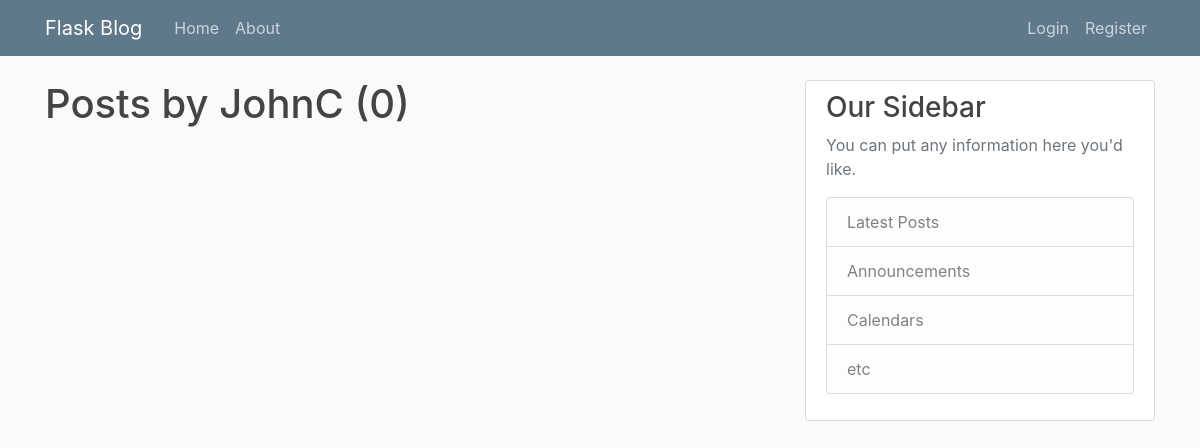
Page /user/JohnC on the earlier database version.
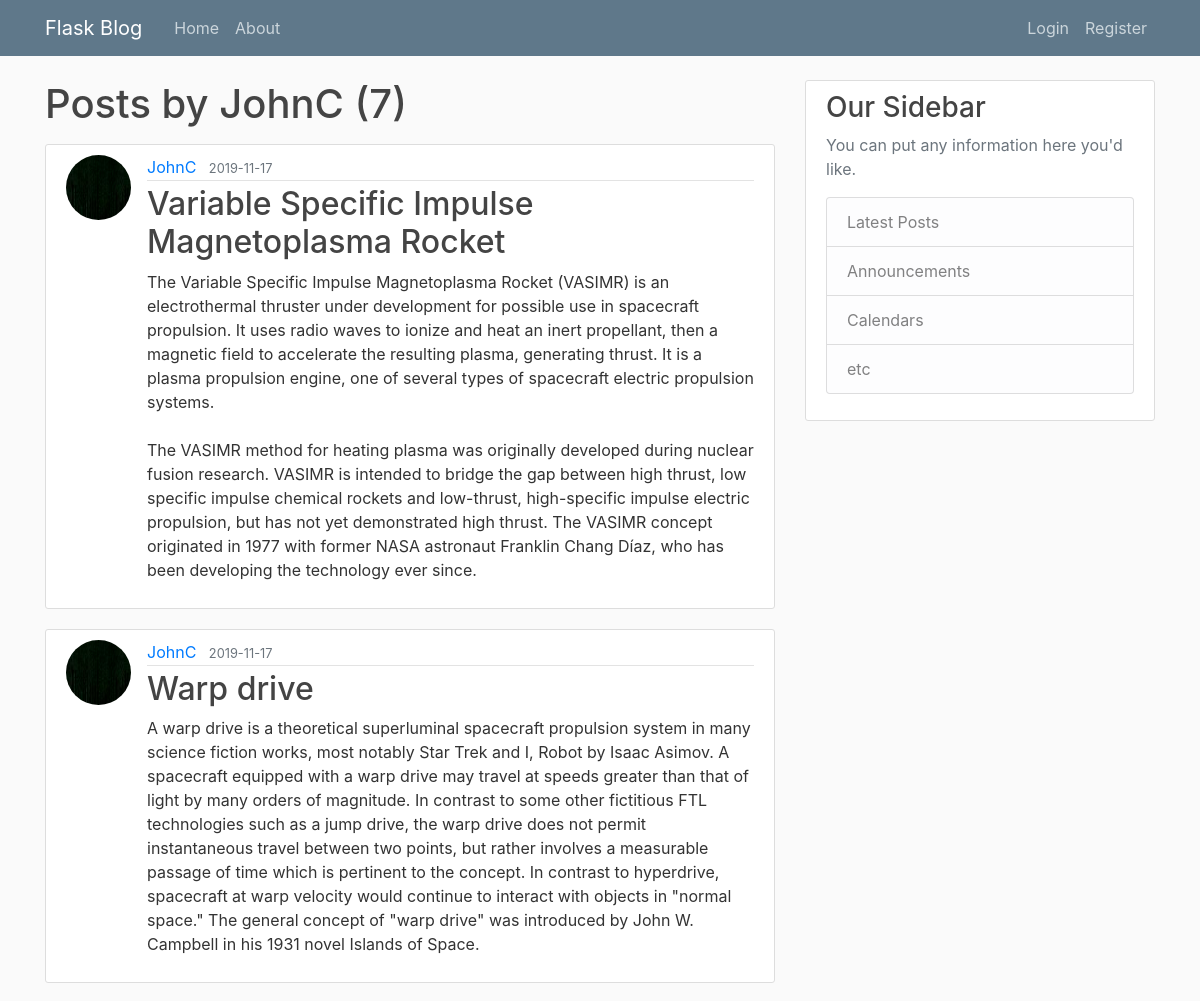
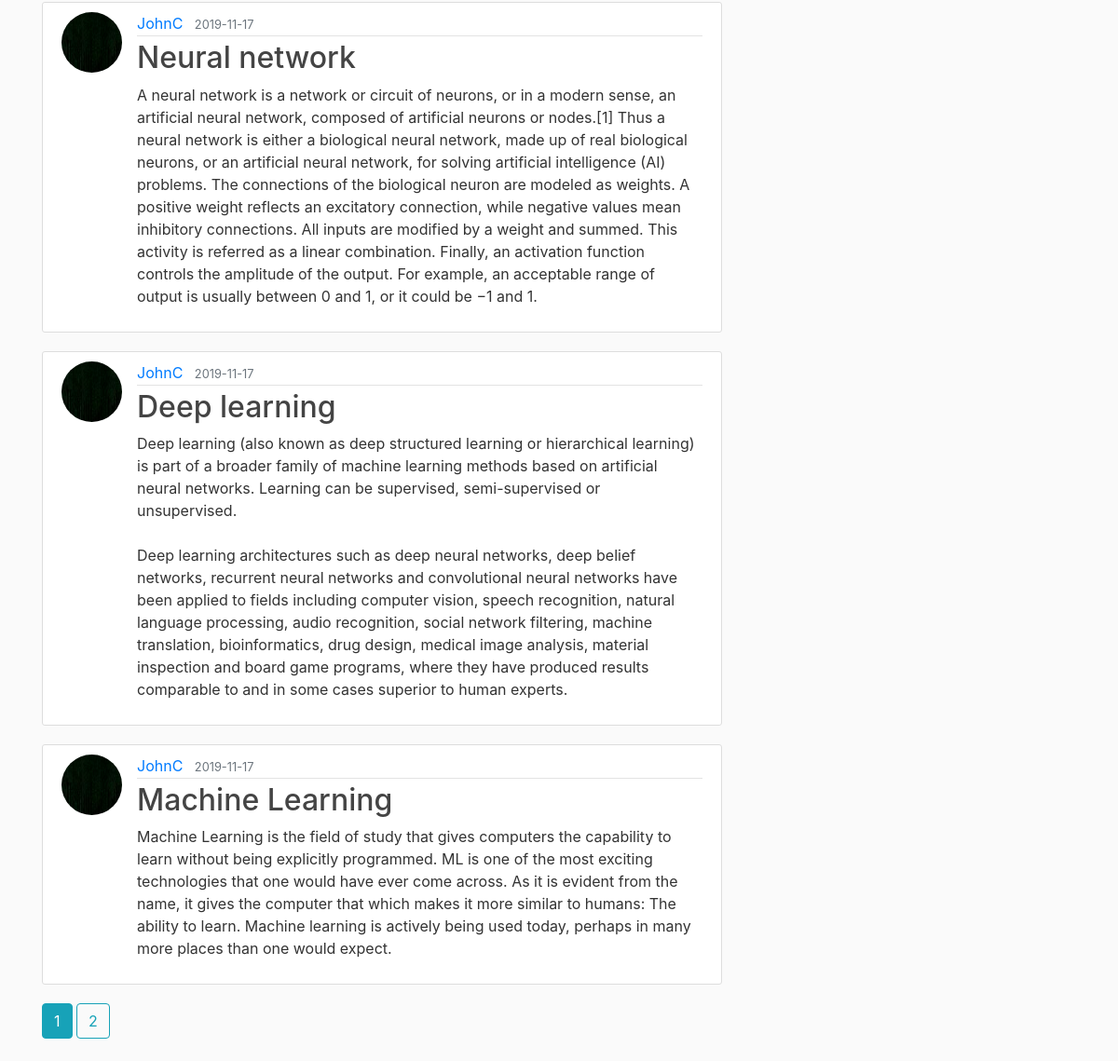
Same page on the later database version (2 pictures, top to bottom).
### flaskblog/models.py (models this page shows, shortened)
class Post(db.Model):
    id = db.Column(db.Integer, primary_key=True)
    title = db.Column(db.String(100), nullable=False)
    date_posted = db.Column(db.DateTime, nullable=False, default=datetime.utcnow)
    content = db.Column(db.Text, nullable=False)
    user_id= db.Column(db.Integer, db.ForeignKey('user.id'), nullable=False)

class User(db.Model, UserMixin):
    id = db.Column(db.Integer, primary_key=True)
    username = db.Column(db.String(20), unique=True, nullable=False)
    email = db.Column(db.String(120), unique=True, nullable=False)
    image_file = db.Column(db.String(20), nullable=False, default='default.jpg')
    password = db.Column(db.String(60), nullable=False)
    posts = db.relationship('Post', backref='author', lazy=True)

### flaskblog/routes.py (the view)
@app.route("/user/<string:username>")
def user_posts(username):
    page = request.args.get('page', 1, type=int)
    user = User.query.filter_by(username=username).first_or_404()
    posts = Post.query.filter_by(author=user)\
        .order_by(Post.date_posted.desc())\
        .paginate(page=page, per_page=5)
    return render_template("user_posts.html", posts=posts, user=user)

### flaskblog/templates/user_posts.html
{% extends "layout.html" %}
{% block content %}
<h1 class="mb-3">Posts by {{ user.username }} ({{ posts.total }}) </h1>
    {% for post in posts.items %}
        <article class="media content-section">
            <img class="rounded-circle article-img" src="{{ url_for('static', filename='profile_pics/' + post.author.image_file) }}">
            <div class="media-body">
                <div class="article-metadata">
                    <a class="mr-2" href="{{ url_for('user_posts', username=post.author.username) }}">{{ post.author.username }}</a>
                    <small class="text-muted">{{ post.date_posted.strftime('%Y-%m-%d') }}</small>
                </div>
                <h2><a class="article-title" href="{{ url_for('post', post_id=post.id) }}">{{ post.title }}</a></h2>
                <p class="article-content">{{ post.content }}</p>
            </div>
        </article>
    {% endfor %}
    {% for page_num in posts.iter_pages(left_edge=1, right_edge=1, left_current=1, right_current=2) %}
        {% if page_num %}
            {% if posts.page == page_num %}
                <a class="btn btn-info mb-4" href="{{ url_for('user_posts', username=user.username, page=page_num) }}"> {{ page_num }} </a>
            {% else %}
            <a class="btn btn-outline-info mb-4" href="{{ url_for('user_posts', username=user.username, page=page_num) }}"> {{ page_num }} </a>
            {% endif %}
        {% else %}
            ...
        {% endif %}
    {% endfor %}
{% endblock content %}

Differences in the rows shown:
added Post: image_file (picture), author.username "JohnC", date_posted "2019-11-17", title "Variable Specific Impulse Magnetoplasma Rocket", content "The Variable Specific Impulse Magnetoplasma Rocket (VASIMR) is an electrothermal thruster under development for possible use in spacecraft propulsion. It uses radio waves to ionize and heat an inert propellant, then a magnetic field to accelerate the resulting plasma, generating thrust. It is a plasma propulsion engine, one of several types of spacecraft electric propulsion systems. The VASIMR method for heating plasma was originally developed during nuclear fusion research. VASIMR is intended to bridge the gap between high thrust, low specific impulse chemical rockets and low-thrust, high-specific impulse electric propulsion, but has not yet demonstrated high thrust. The VASIMR concept…"
added Post: image_file (picture), author.username "JohnC", date_posted "2019-11-17", title "Warp drive", content "A warp drive is a theoretical superluminal spacecraft propulsion system in many science fiction works, most notably Star Trek and I, Robot by Isaac Asimov. A spacecraft equipped with a warp drive may travel at speeds greater than that of light by many orders of magnitude. In contrast to some other fictitious FTL technologies such as a jump drive, the warp drive does not permit instantaneous travel between two points, but rather involves a measurable passage of time which is pertinent to the concept. In contrast to hyperdrive, spacecraft at warp velocity would continue to interact with objects in \"normal space.\" The general concept of \"warp drive\" was introduced by John W. Campbell in his…"
added Post: image_file (picture), author.username "JohnC", date_posted "2019-11-17", title "Neural network", content "A neural network is a network or circuit of neurons, or in a modern sense, an artificial neural network, composed of artificial neurons or nodes.[1] Thus a neural network is either a biological neural network, made up of real biological neurons, or an artificial neural network, for solving artificial intelligence (AI) problems. The connections of the biological neuron are modeled as weights. A positive weight reflects an excitatory connection, while negative values mean inhibitory connections. All inputs are modified by a weight and summed. This activity is referred as a linear combination. Finally, an activation function controls the amplitude of the output. For example, an acceptable…"
added Post: image_file (picture), author.username "JohnC", date_posted "2019-11-17", title "Deep learning", content "Deep learning (also known as deep structured learning or hierarchical learning) is part of a broader family of machine learning methods based on artificial neural networks. Learning can be supervised, semi-supervised or unsupervised. Deep learning architectures such as deep neural networks, deep belief networks, recurrent neural networks and convolutional neural networks have been applied to fields including computer vision, speech recognition, natural language processing, audio recognition, social network filtering, machine translation, bioinformatics, drug design, medical image analysis, material inspection and board game programs, where they have produced results comparable to and in…"
added Post: image_file (picture), author.username "JohnC", date_posted "2019-11-17", title "Machine Learning", content "Machine Learning is the field of study that gives computers the capability to learn without being explicitly programmed. ML is one of the most exciting technologies that one would have ever come across. As it is evident from the name, it gives the computer that which makes it more similar to humans: The ability to learn. Machine learning is actively being used today, perhaps in many more places than one would expect."
Other differences:
{{ posts.total }}: "0" → "7"
new list line: "1"
new list line: "2"
